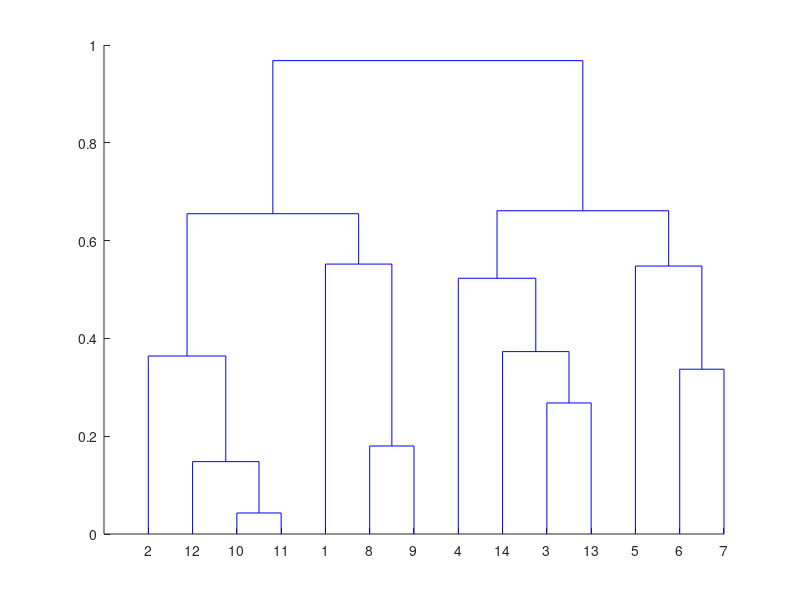

Recreate this plot in MATLAB.
% R型聚类即按照变量的相似关系将变量聚类
data=[
1,          0,          0,          0,          0,          0,          0,          0,          0,          0,          0,          0,          0,          0;
0.366,      1,          0,          0,          0,          0,          0,          0,          0,          0,          0,          0,          0,          0;
0.242,      0.233,      1,          0,          0,          0,          0,          0,          0,          0,          0,          0,          0,          0;
0.28,       0.194,      0.59,       1,          0,          0,          0,          0,          0,          0,          0,          0,          0,          0;
0.36,       0.324,      0.476,      0.435,      1,          0,          0,          0,          0,          0,          0,          0,          0,          0;
0.282,      0.262,      0.483,      0.47,       0.452,      1,          0,          0,          0,          0,          0,          0,          0,          0;
0.245,      0.265,      0.54,       0.478,      0.535,      0.663,      1,          0,          0,          0,          0,          0,          0,          0;
0.448,      0.345,      0.452,      0.404,      0.431,      0.322,      0.266,      1,          0,          0,          0,          0,          0,          0;
0.486,      0.367,      0.365,      0.357,      0.429,      0.283,      0.287,      0.82,       1,          0,          0,          0,          0,          0;
0.648,      0.662,      0.216,      0.032,      0.429,      0.283,      0.263,      0.527,      0.547,      1,          0,          0,          0,          0;
0.689,      0.671,      0.243,      0.313,      0.43,       0.302,      0.294,      0.52,       0.558,      0.957,      1,          0,          0,          0;
0.486,      0.636,      0.174,      0.243,      0.375,      0.296,      0.255,      0.403,      0.417,      0.857,      0.852,      1,          0,          0;
0.133,      0.153,      0.732,      0.477,      0.339,      0.392,      0.446,      0.266,      0.241,      0.054,      0.099,      0.055,      1,          0;
0.376,      0.252,      0.676,      0.581,      0.441,      0.447,      0.44,       0.424,      0.372,      0.363,      0.376,      0.321,      0.627,      1 ];
d=1-abs(data); % 反向转换，使值越小，相似度越高
n=14;
b=zeros(1,n*(n-1)/2);
k=0;
for i=1:1:n
    for j=i+1:1:n
        k=k+1;
        b(1,k)=d(j,i);
    end
end
z=linkage(b,'complete');
h=dendrogram(z);
T=cluster(z,'maxclust',2);
